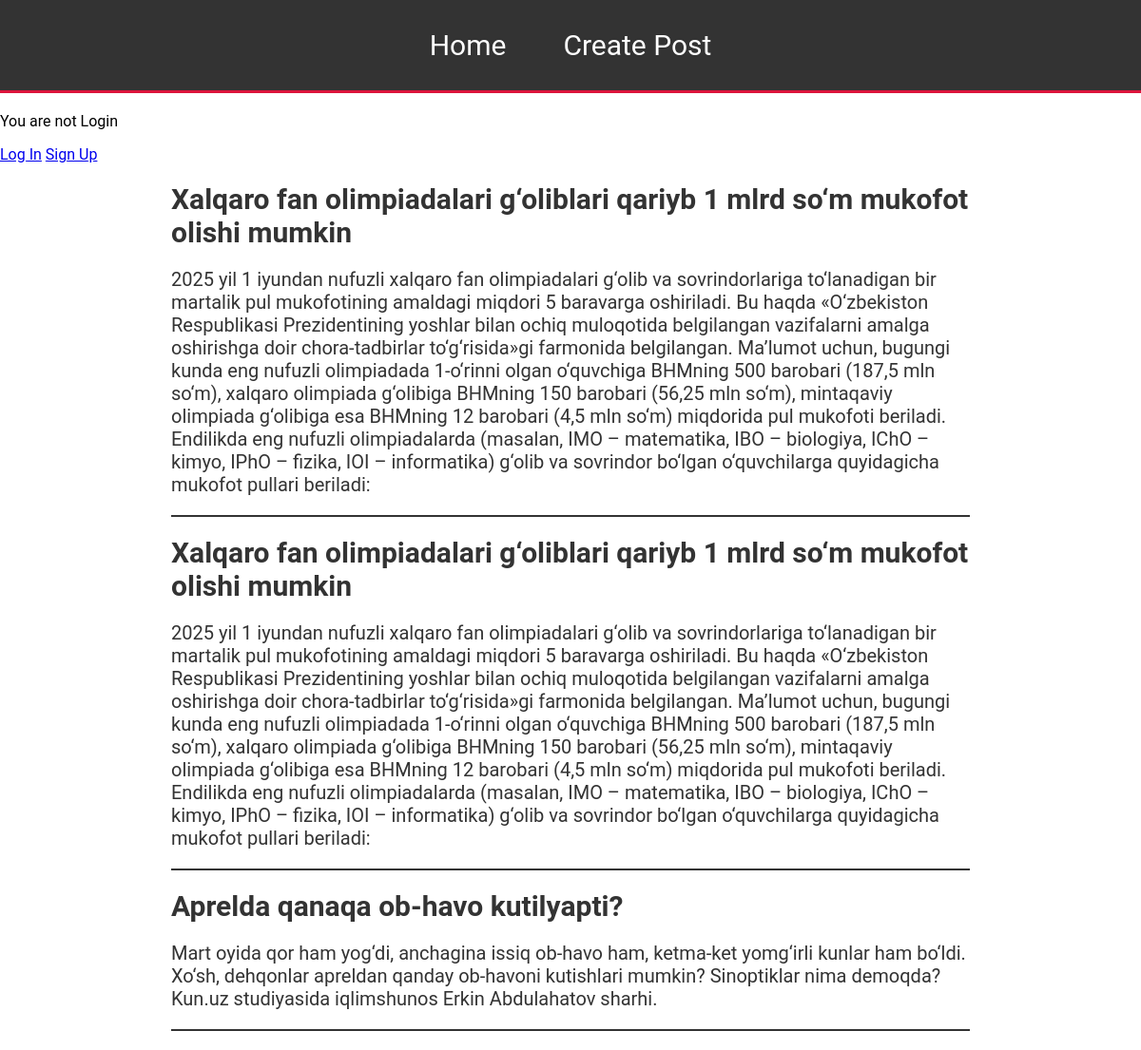
The page / on the database its author committed.
### posts/models.py (models this page shows, shortened)
class Post(models.Model):
    author=models.ForeignKey('auth.User',on_delete=models.CASCADE)
    title=models.CharField(max_length=100)
    context=models.TextField()
    created_date=models.DateTimeField(auto_now_add=True)
    updated_date=models.DateTimeField(auto_now=True)

### posts/views.py (the view)
# urls.py: path("",BlogListView.as_view(), name="home"),
class BlogListView(ListView):
    model = Post
    template_name = "home.html"
    context_object_name = "posts"

### templates/home.html
{% extends "base.html" %}
{% block content %}
{% for post in posts %}
<div class="context">
    <div class="title">
        <h2><a href="{% url 'post_detail' post.pk %}">{{ post.title }}</a></h2>
    </div>
    <div class="text">
        <p>{{ post.context}}</p>
    </div>
</div>
{% endfor %}
{% endblock content %}

### templates/base.html (shortened to what this page needs)
{% load static %}
<!DOCTYPE>
<html>
<head>
    <link rel="stylesheet" type="text/css" href="{% static 'css/style.css' %}">
</head>
<body>
    <header class="header">
       <div class="container">
        <nav class="maon-nav">
            <ul class="nav-list">
                <li><a class="page-a" href="{% url 'home' %}">Home</a></li>
                <li><a class="page-a" href="{% url 'post_new' %}">Create Post</a></li>
            </ul>
        </nav>
        </div>
    </header>
    {%if user.is_authenticated%}
    <p>Hello {{user.username}}</p>
    <a href="{% url 'logout' %}">Logout</a>
    {%else%}
    <p>You are not Login</p>
    <a href="{% url 'login' %}">Log In</a>
    <a href="{% url 'register' %}">Sign Up</a>
    {%endif%}
    <div class="container">
        {% block content %}
        {% endblock content %}
    </div>
</body>
</html>

### static/css/style.css (style rules this page uses)
body { background-color:rgb(255, 255, 255) ; font-family: 'Roboto', sans-serif; margin: 0; }
.container { width: 70%; margin: 0 auto; padding: 0 20px; }
.header { background-color: #333; color: #fff; padding: 10px 0; text-align: center; margin-bottom: 20px; border-bottom: 3px solid crimson; }
.nav-list { list-style-type: none; padding:20px 15px; margin: 0; display: flex; justify-content: center; background-color: #333; }
.nav-list a { font-size: 30px; margin: 10px 15px; padding:20px 15px; text-align: center; text-decoration: none; color: #fff; }
.context { margin-top: 20px; justify-content: space-between; margin-bottom: 20px; color: #333; border-bottom:2px solid #333; }
.context a { text-decoration: none; font-size: 30px; margin-bottom: 20px; color: #333; }
.context p { font-size: 20px; margin-bottom: 20px; }

### rows shown on the page
Post: title "Xalqaro fan olimpiadalari g‘oliblari qariyb 1 mlrd so‘m mukofot olishi mumkin", context "2025 yil 1 iyundan nufuzli xalqaro fan olimpiadalari g‘olib va sovrindorlariga to‘lanadigan bir martalik pul mukofotining amaldagi miqdori 5 baravarga oshiriladi. Bu haqda «O‘zbekiston Respublikasi Prezidentining yoshlar bilan ochiq muloqotida belgilangan vazifalarni amalga oshirishga doir chora-tadbirlar to‘g‘risida»gi farmonida belgilangan. Ma’lumot uchun, bugungi kunda eng nufuzli olimpiadada 1-o‘rinni olgan o‘quvchiga BHMning 500 barobari (187,5 mln so‘m), xalqaro olimpiada g‘olibiga BHMning 150 barobari (56,25 mln so‘m), mintaqaviy olimpiada g‘olibiga esa BHMning 12 barobari (4,5 mln so‘m) miqdorida pul mukofoti beriladi. Endilikda eng nufuzli olimpiadalarda (masalan, IMO – matematika,…"
Post: title "Xalqaro fan olimpiadalari g‘oliblari qariyb 1 mlrd so‘m mukofot olishi mumkin", context "2025 yil 1 iyundan nufuzli xalqaro fan olimpiadalari g‘olib va sovrindorlariga to‘lanadigan bir martalik pul mukofotining amaldagi miqdori 5 baravarga oshiriladi. Bu haqda «O‘zbekiston Respublikasi Prezidentining yoshlar bilan ochiq muloqotida belgilangan vazifalarni amalga oshirishga doir chora-tadbirlar to‘g‘risida»gi farmonida belgilangan. Ma’lumot uchun, bugungi kunda eng nufuzli olimpiadada 1-o‘rinni olgan o‘quvchiga BHMning 500 barobari (187,5 mln so‘m), xalqaro olimpiada g‘olibiga BHMning 150 barobari (56,25 mln so‘m), mintaqaviy olimpiada g‘olibiga esa BHMning 12 barobari (4,5 mln so‘m) miqdorida pul mukofoti beriladi. Endilikda eng nufuzli olimpiadalarda (masalan, IMO – matematika,…"
Post: title "Aprelda qanaqa ob-havo kutilyapti?", context "Mart oyida qor ham yog‘di, anchagina issiq ob-havo ham, ketma-ket yomg‘irli kunlar ham bo‘ldi. Xo‘sh, dehqonlar apreldan qanday ob-havoni kutishlari mumkin? Sinoptiklar nima demoqda? Kun.uz studiyasida iqlimshunos Erkin Abdulahatov sharhi."
